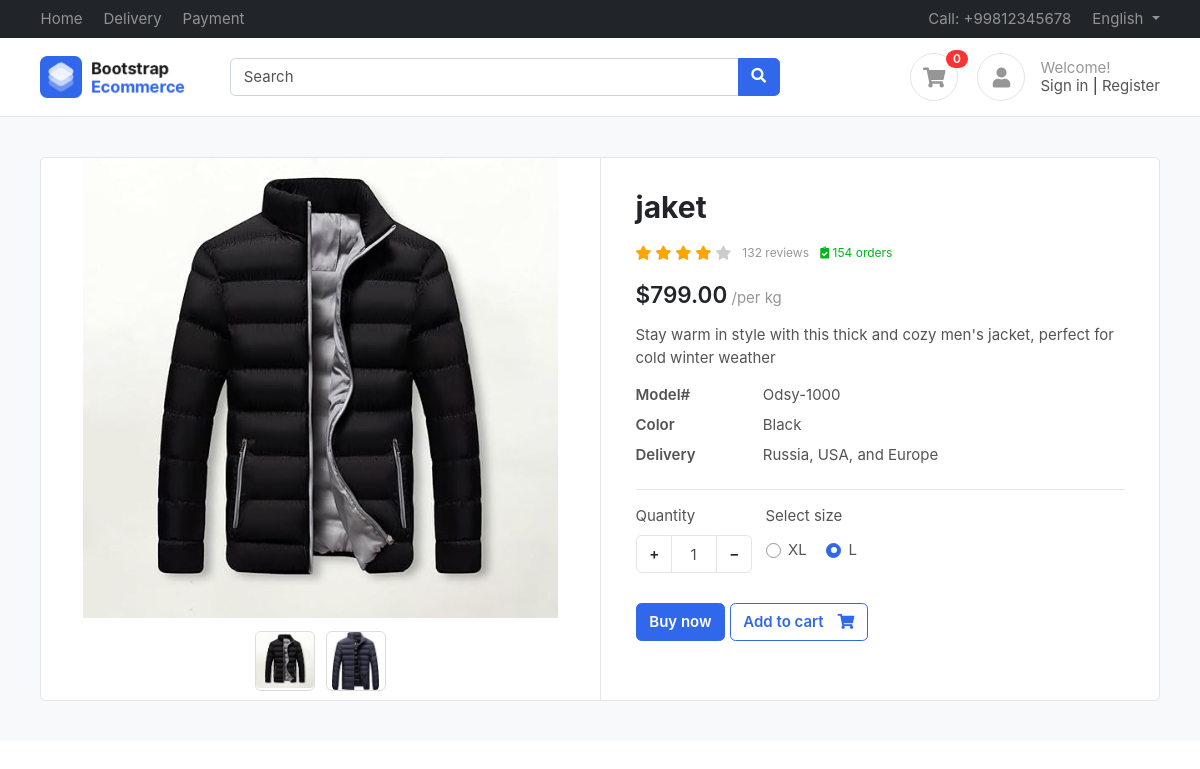
/product/jaket/, run on the app's committed database.
### products/models.py (models this page shows, shortened)
class Products(BaseModel):
    products_name=models.CharField(max_length=100)
    slug=models.SlugField(unique=True,null=True,blank=True)
    category=models.ForeignKey(Category,on_delete=models.CASCADE,related_name="products")
    price=models.IntegerField()
    products_descriptions=models.TextField()
    color_name=models.ManyToManyField(ColorVariant,blank=True)
    size_variant=models.ManyToManyField(SizeVarient,blank=True)

class ProductImage(BaseModel):
    product=models.ForeignKey(Products,on_delete=models.CASCADE,related_name="product_images")
    image=models.ImageField(upload_to="product")

class SizeVarient(BaseModel):
    size_name=models.CharField(max_length=100)
    price=models.IntegerField(default=0)

### products/views.py (the view)
# urls.py: path('<slug>/',get_product,name='get_product'),
def get_product(request , slug):
    try:
                product = Products.objects.get(slug =slug)
                return render(request  , 'product/product.html' , context = {'product' : product})
    except Exception as e:
        print(e)

### templates/product/product.html (shortened to what this page needs)
{% extends "base/base.html"%}
{%  block start %}
<section class="section-content padding-y bg">
    <div class="container">
    <div class="card">
        <div class="row no-gutters">
            <aside class="col-md-6">
    <article class="gallery-wrap">
    <div class="img-big-wrap">
      <div> <a href="#"><img src="/media/{{product.product_images.first.image}}"></a></div>
    </div>
    <div class="thumbs-wrap">
      {% for image in product.product_images.all %}
      <a href="#" class="item-thumb"> <img src="/media/{{image.image}}"></a>
      {% endfor %}
    </div>
    </article>
            </aside>
            <main class="col-md-6 border-left">
    <article class="content-body">
    <h2 class="title">{{product.products_name}}</h2>
    <div class="rating-wrap my-3">
        <ul class="rating-stars">
            <li style="width:80%" class="stars-active">
                <i class="fa fa-star"></i> <i class="fa fa-star"></i>
                <i class="fa fa-star"></i> <i class="fa fa-star"></i>
            </li>
            <li>
                <i class="fa fa-star"></i> <i class="fa fa-star"></i>
                <i class="fa fa-star"></i> <i class="fa fa-star"></i>
                <i class="fa fa-star"></i>
            </li>
        </ul>
        <small class="label-rating text-muted">132 reviews</small>
        <small class="label-rating text-success"> <i class="fa fa-clipboard-check"></i> 154 orders </small>
    </div>
    <div class="mb-3">
        <var class="price h4">${{product.price}}.00</var>
        <span class="text-muted">/per kg</span>
    </div>
    <p>{{product.products_descriptions}}</p>
    <dl class="row">
      <dt class="col-sm-3">Model#</dt>
      <dd class="col-sm-9">Odsy-1000</dd>
      <dt class="col-sm-3">Color</dt>
      <dd class="col-sm-9">Black</dd>
      <dt class="col-sm-3">Delivery</dt>
      <dd class="col-sm-9">Russia, USA, and Europe </dd>
    </dl>
    <hr>
        <div class="form-row">
            <div class="form-group col-md flex-grow-0">
                <label>Quantity</label>
                <div class="input-group mb-3 input-spinner">
                  <div class="input-group-prepend">
                    <button class="btn btn-light" type="button" id="button-plus"> + </button>
                  </div>
                  <input type="text" class="form-control" value="1">
                  <div class="input-group-append">
                    <button class="btn btn-light" type="button" id="button-minus"> − </button>
                  </div>
                </div>
            </div>
            {% if product.size_variant.count %}
            <div class="form-group col-md">
                    <label>Select size</label>
                    <div class="mt-1">
                      {% for size in product.size_variant.all %}
                        <label class="custom-control custom-radio custom-control-inline">
                          <div class="custom-control-label">{{size.size_name}}</div>
                        </label>
                      {% endfor %}
                    </div>
            </div>
            {% endif %}
        </div>
        <a href="#" class="btn  btn-primary"> Buy  now </a>
        <a href="#" class="btn  btn-outline-primary"> <span class="text">Add to cart</span> <i class="fas fa-shopping-cart"></i>  </a>
    </article>
            </main>
        </div>
    </div>
    </div>
    </section>
{% endblock %}

### public/static/css/ui.css (style rules this page uses)
html { font-family: 'Inter', sans-serif; font-size: 15px; }
.content-body { flex: 1 1 auto; padding: 2rem 2.3rem; }
.padding-y { padding-top: 40px; padding-bottom: 40px; }
var { font-style: normal; }
article:after, .form-group:after { display: block; clear: both; content: ""; }
.bg { background-color: #f8f9fa; }
.card .title { color: #212529; }
.btn-light { background-color: #fff; border-color: #e4e4e4; }
.btn .text + i { margin-left: 10px; }
dl[class="row"] { margin-bottom: 0; }
.price { font-weight: 600; color: #212529; }
.label-rating { margin-left: 7px; display: inline-block; vertical-align: middle; }
.rating-stars { display: inline-block; vertical-align: middle; list-style: none; margin: 0; padding: 0; position: relative; white-space: nowrap; clear: both; }
.rating-stars i { font-size: 14px; color: #ccc; display: inline; }
.rating-stars li { display: block; text-overflow: clip; white-space: nowrap; z-index: 1; }
.rating-stars li.stars-active { z-index: 2; position: absolute; top: 0; left: 0; overflow: hidden; }
.rating-stars li.stars-active i { color: orange; }
.input-spinner { width: 120px; flex-wrap: nowrap; display: inline-flex; }
.input-spinner input.form-control { text-align: center; max-width: 46px; flex-basis: 46px; border-color: #e4e4e4; flex-grow: 0; }
.input-spinner .btn { width: 36px; text-align: center; }
.gallery-wrap .img-big-wrap { margin-bottom: 10px; border-radius: 0.37rem; overflow: hidden; background-color: #fff; }
.gallery-wrap .img-big-wrap a { text-align: center; display: block; }
.gallery-wrap .img-big-wrap img { height: 460px; width: auto; display: inline-block; cursor: zoom-in; }
.gallery-wrap .thumbs-wrap { text-align: center; }
.gallery-wrap .thumbs-wrap .item-thumb { width: 60px; height: 60px; border: 1px solid #ddd; border-radius: 6px; margin: 3px; display: inline-block; overflow: hidden; }
.gallery-wrap .thumbs-wrap img { max-width: 100%; max-height: 100%; object-fit: cover; border-radius: 4px; cursor: zoom-in; }

### data on the page
Products: product_images.first.image (picture), products_name "jaket", price "799", products_descriptions "Stay warm in style with this thick and cozy men's jacket, perfect for cold winter weather"
ProductImage: image (picture)
ProductImage: image (picture)
SizeVarient: size_name "XL"
SizeVarient: size_name "L"
